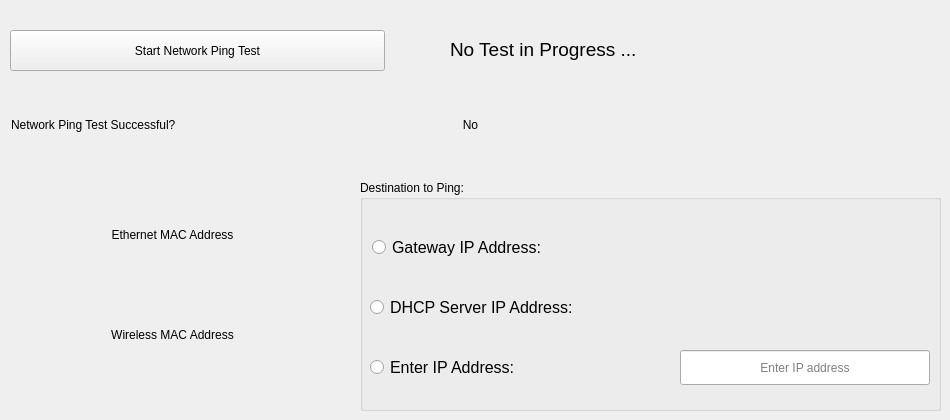
       <widget class="QWidget" name="wirelessTab">
        <attribute name="title">
         <string>Wireless</string>
        </attribute>
        <widget class="QPushButton" name="startWirelessNetworkTestButton">
         <property name="geometry">
          <rect>
           <x>10</x>
           <y>30</y>
           <width>375</width>
           <height>41</height>
          </rect>
         </property>
         <property name="text">
          <string>Start Network Ping Test</string>
         </property>
        </widget>
        <widget class="QLabel" name="wirelessPingAnswerLabel">
         <property name="geometry">
          <rect>
           <x>420</x>
           <y>110</y>
           <width>101</width>
           <height>30</height>
          </rect>
         </property>
         <property name="sizePolicy">
          <sizepolicy hsizetype="Fixed" vsizetype="Fixed">
           <horstretch>0</horstretch>
           <verstretch>0</verstretch>
          </sizepolicy>
         </property>
         <property name="text">
          <string>No</string>
         </property>
         <property name="alignment">
          <set>Qt::AlignCenter</set>
         </property>
        </widget>
        <widget class="QLabel" name="label_25">
         <property name="geometry">
          <rect>
           <x>11</x>
           <y>110</y>
           <width>400</width>
           <height>30</height>
          </rect>
         </property>
         <property name="sizePolicy">
          <sizepolicy hsizetype="Fixed" vsizetype="Fixed">
           <horstretch>0</horstretch>
           <verstretch>0</verstretch>
          </sizepolicy>
         </property>
         <property name="text">
          <string>Network Ping Test Successful?</string>
         </property>
        </widget>
        <widget class="QLabel" name="lblWifiNetworkResponseWait">
         <property name="geometry">
          <rect>
           <x>450</x>
           <y>34</y>
           <width>400</width>
           <height>31</height>
          </rect>
         </property>
         <property name="sizePolicy">
          <sizepolicy hsizetype="Fixed" vsizetype="Fixed">
           <horstretch>0</horstretch>
           <verstretch>0</verstretch>
          </sizepolicy>
         </property>
         <property name="minimumSize">
          <size>
           <width>400</width>
           <height>31</height>
          </size>
         </property>
         <property name="maximumSize">
          <size>
           <width>400</width>
           <height>31</height>
          </size>
         </property>
         <property name="font">
          <font>
           <pointsize>14</pointsize>
           <weight>50</weight>
           <bold>false</bold>
          </font>
         </property>
         <property name="text">
          <string>No Test in Progress ...</string>
         </property>
        </widget>
        <widget class="QLabel" name="wirelessDeviceDetectedLabel">
         <property name="geometry">
          <rect>
           <x>40</x>
           <y>350</y>
           <width>511</width>
           <height>31</height>
          </rect>
         </property>
         <property name="text">
          <string notr="true"/>
         </property>
        </widget>
        <widget class="QLabel" name="label_23">
         <property name="geometry">
          <rect>
           <x>10</x>
           <y>320</y>
           <width>325</width>
           <height>29</height>
          </rect>
         </property>
         <property name="sizePolicy">
          <sizepolicy hsizetype="Fixed" vsizetype="Fixed">
           <horstretch>0</horstretch>
           <verstretch>0</verstretch>
          </sizepolicy>
         </property>
         <property name="text">
          <string>Wireless MAC Address</string>
         </property>
         <property name="alignment">
          <set>Qt::AlignCenter</set>
         </property>
        </widget>
        <widget class="QLabel" name="lblWirelessTab_WirelessMACAddressData">
         <property name="geometry">
          <rect>
           <x>10</x>
           <y>360</y>
           <width>325</width>
           <height>41</height>
          </rect>
         </property>
         <property name="sizePolicy">
          <sizepolicy hsizetype="Fixed" vsizetype="Fixed">
           <horstretch>0</horstretch>
           <verstretch>0</verstretch>
          </sizepolicy>
         </property>
         <property name="font">
          <font>
           <pointsize>20</pointsize>
           <weight>50</weight>
           <bold>false</bold>
          </font>
         </property>
         <property name="text">
          <string notr="true"/>
         </property>
         <property name="alignment">
          <set>Qt::AlignCenter</set>
         </property>
        </widget>
        <widget class="QLabel" name="lblWirelessTab_EthernetMACAddressData">
         <property name="geometry">
          <rect>
           <x>10</x>
           <y>250</y>
           <width>325</width>
           <height>41</height>
          </rect>
         </property>
         <property name="sizePolicy">
          <sizepolicy hsizetype="Fixed" vsizetype="Fixed">
           <horstretch>0</horstretch>
           <verstretch>0</verstretch>
          </sizepolicy>
         </property>
         <property name="font">
          <font>
           <pointsize>20</pointsize>
           <weight>50</weight>
           <bold>false</bold>
          </font>
         </property>
         <property name="text">
          <string notr="true"/>
         </property>
         <property name="alignment">
          <set>Qt::AlignCenter</set>
         </property>
        </widget>
        <widget class="QLabel" name="label_24">
         <property name="geometry">
          <rect>
           <x>10</x>
           <y>220</y>
           <width>325</width>
           <height>29</height>
          </rect>
         </property>
         <property name="sizePolicy">
          <sizepolicy hsizetype="Fixed" vsizetype="Fixed">
           <horstretch>0</horstretch>
           <verstretch>0</verstretch>
          </sizepolicy>
         </property>
         <property name="text">
          <string>Ethernet MAC Address</string>
         </property>
         <property name="alignment">
          <set>Qt::AlignCenter</set>
         </property>
        </widget>
        <widget class="QGroupBox" name="gbServiceDiagWirelessNetworkTest">
         <property name="geometry">
          <rect>
           <x>360</x>
           <y>180</y>
           <width>581</width>
           <height>231</height>
          </rect>
         </property>
         <property name="title">
          <string notr="true">Destination to Ping:</string>
         </property>
         <widget class="QRadioButton" name="rbServiceDiagWirelessNetworkGateway">
          <property name="geometry">
           <rect>
            <x>12</x>
            <y>50</y>
            <width>303</width>
            <height>35</height>
           </rect>
          </property>
          <property name="font">
           <font>
            <pointsize>12</pointsize>
            <weight>50</weight>
            <bold>false</bold>
           </font>
          </property>
          <property name="text">
           <string>Gateway IP Address:</string>
          </property>
          <property name="iconSize">
           <size>
            <width>12</width>
            <height>12</height>
           </size>
          </property>
         </widget>
         <widget class="QRadioButton" name="rbServiceDiagWirelessNetworkDHCP">
          <property name="geometry">
           <rect>
            <x>10</x>
            <y>110</y>
            <width>303</width>
            <height>35</height>
           </rect>
          </property>
          <property name="font">
           <font>
            <pointsize>12</pointsize>
            <weight>50</weight>
            <bold>false</bold>
           </font>
          </property>
          <property name="text">
           <string>DHCP Server IP Address:</string>
          </property>
          <property name="iconSize">
           <size>
            <width>12</width>
            <height>12</height>
           </size>
          </property>
         </widget>
         <widget class="QRadioButton" name="rbServiceDiagWirelessNetworkManualIP">
          <property name="geometry">
           <rect>
            <x>10</x>
            <y>170</y>
            <width>303</width>
            <height>35</height>
           </rect>
          </property>
          <property name="font">
           <font>
            <pointsize>12</pointsize>
            <weight>50</weight>
            <bold>false</bold>
           </font>
          </property>
          <property name="text">
           <string>Enter IP Address:</string>
          </property>
          <property name="iconSize">
           <size>
            <width>12</width>
            <height>12</height>
           </size>
          </property>
         </widget>
         <widget class="QLabel" name="lblServiceDiagWirelessNetworkGatewayData">
          <property name="geometry">
           <rect>
            <x>320</x>
            <y>50</y>
            <width>250</width>
            <height>30</height>
           </rect>
          </property>
          <property name="sizePolicy">
           <sizepolicy hsizetype="Fixed" vsizetype="Fixed">
            <horstretch>0</horstretch>
            <verstretch>0</verstretch>
           </sizepolicy>
          </property>
          <property name="text">
           <string notr="true"/>
          </property>
          <property name="alignment">
           <set>Qt::AlignCenter</set>
          </property>
         </widget>
         <widget class="QLabel" name="lblServiceDiagWirelessNetworkDHCPData">
          <property name="geometry">
           <rect>
            <x>320</x>
            <y>110</y>
            <width>250</width>
            <height>30</height>
           </rect>
          </property>
          <property name="sizePolicy">
           <sizepolicy hsizetype="Fixed" vsizetype="Fixed">
            <horstretch>0</horstretch>
            <verstretch>0</verstretch>
           </sizepolicy>
          </property>
          <property name="text">
           <string notr="true"/>
          </property>
          <property name="alignment">
           <set>Qt::AlignCenter</set>
          </property>
         </widget>
         <widget class="QLineEdit" name="txtServiceDiagWirelessNetworkManual">
          <property name="geometry">
           <rect>
            <x>320</x>
            <y>170</y>
            <width>250</width>
            <height>35</height>
           </rect>
          </property>
          <property name="text">
           <string notr="true"/>
          </property>
          <property name="alignment">
           <set>Qt::AlignCenter</set>
          </property>
          <property name="placeholderText">
           <string>Enter IP address</string>
          </property>
         </widget>
        </widget>
       </widget>
